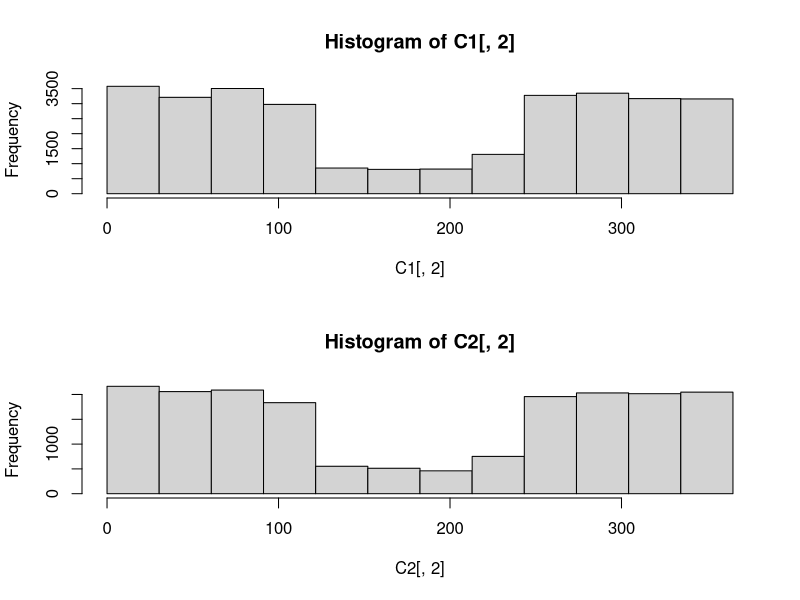
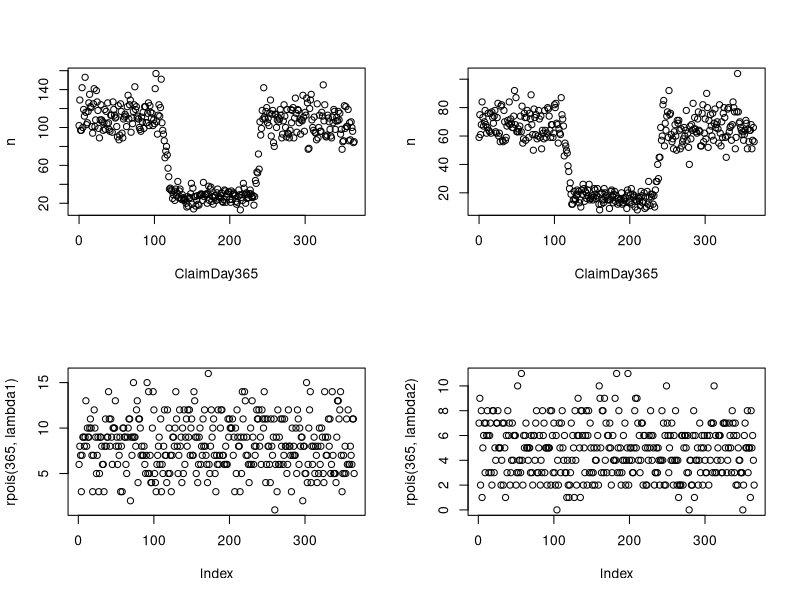
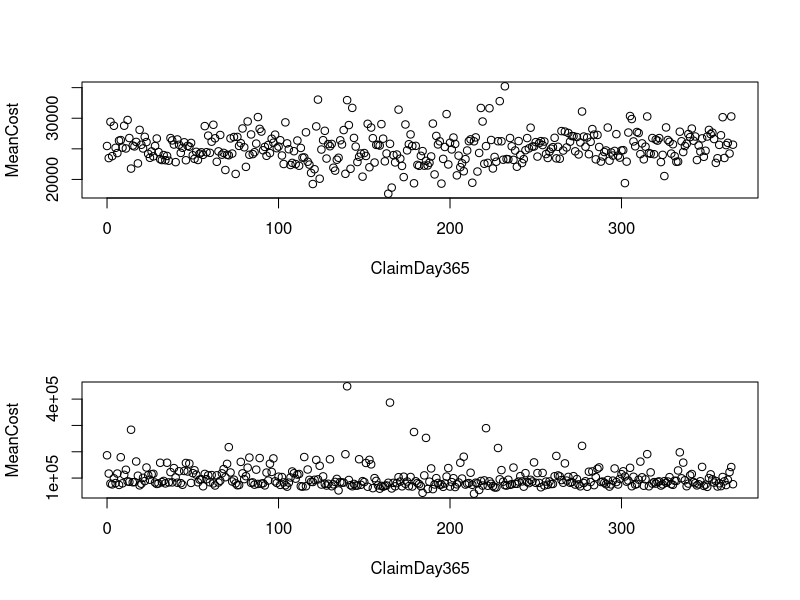

Write R code to recreate these figures, in order.
## Risk och reserv Projekt 1

claims <- read.table("Projekt1_Grupp8.txt", header = TRUE, sep = ";")
claims$ClaimDay365 <- claims$ClaimDay %% 366

maxClaim1 <- max(claims$ClaimCost[claims$ClaimType==1])
minClaim1 <- min(claims$ClaimCost[claims$ClaimType==1])
maxClaim2 <- max(claims$ClaimCost[claims$ClaimType==2])
minClaim2 <- min(claims$ClaimCost[claims$ClaimType==2])

obs1 <- length(claims$ClaimCost[claims$ClaimType==1])
obs2 <- length(claims$ClaimCost[claims$ClaimType==2])

lambda1 <- obs1 / max(claims$ClaimDay[claims$ClaimType==1])
lambda2 <- obs2 / max(claims$ClaimDay[claims$ClaimType==1])

## ARRIVALS
claims1 <- subset(claims, ClaimType == 1, select=c(ClaimDay, ClaimDay365, ClaimCost))
claims2 <- subset(claims, ClaimType == 2, select=c(ClaimDay, ClaimDay365, ClaimCost))


C1 <- data.matrix(claims1)
C2 <- data.matrix(claims2)

# Histogram 1Y
par(mfrow=c(2,1))
hist(C1[,2],breaks = seq(min(C1[,2]), max(C1[,2]), length.out = 13))
hist(C2[,2],breaks = seq(min(C2[,2]), max(C2[,2]), length.out = 13))

claimsCount1Y <- aggregate(list(n=claims$ClaimDay365),list(ClaimType=claims$ClaimType,ClaimDay365=claims$ClaimDay365), length)
check1 <- sum(claimsCount1Y$n[claimsCount1Y$ClaimType==1])

claimsCountY1 <- subset(claimsCount1Y, ClaimType == 1, select=c(ClaimDay365, n))
claimsCountY2 <- subset(claimsCount1Y, ClaimType == 2, select=c(ClaimDay365, n))

par(mfrow=c(2,2))
plot(claimsCountY1)
plot(claimsCountY2)
plot(rpois(365,lambda1))
plot(rpois(365,lambda2))


## COST
claimsMeanCost10Y <- aggregate(list(MeanCost=claims$ClaimCost),list(ClaimType=claims$ClaimType,ClaimDay=claims$ClaimDay), mean)
claimsMeanCost1Y <- aggregate(list(MeanCost=claims$ClaimCost),list(ClaimType=claims$ClaimType,ClaimDay365=claims$ClaimDay365), mean)


# claimsCost1 <- subset(claimsMeanCost10Y, ClaimType == 1, select=c(ClaimDay, MeanCost))
# claimsCost2 <- subset(claimsMeanCost10Y, ClaimType == 2, select=c(ClaimDay, MeanCost))
# 
# par(mfrow=c(2,1))
# plot(claimsCost1)
# plot(claimsCost2)

claimsCostY1 <- subset(claimsMeanCost1Y, ClaimType == 1, select=c(ClaimDay365, MeanCost))
claimsCostY2 <- subset(claimsMeanCost1Y, ClaimType == 2, select=c(ClaimDay365, MeanCost))

par(mfrow=c(2,1))
plot(claimsCostY1)
plot(claimsCostY2)
